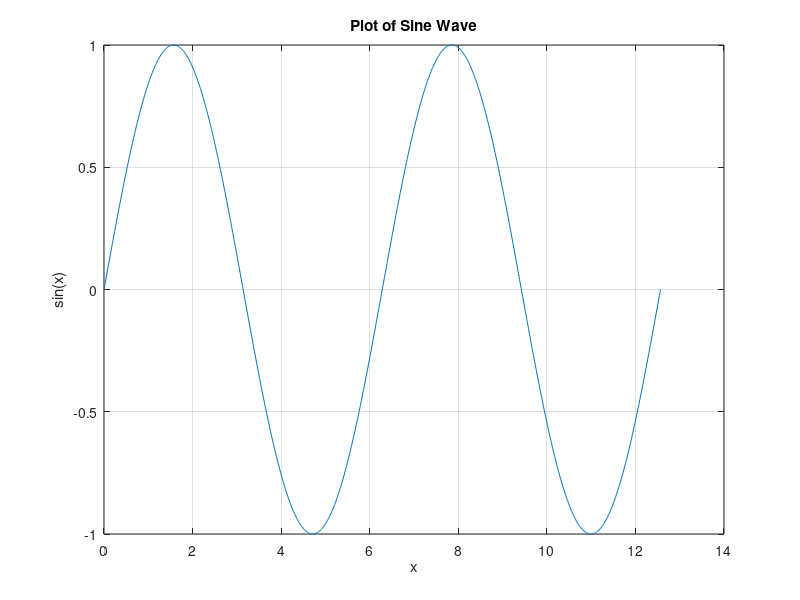

This chart was generated by the following MATLAB code:
% Define the x-axis range
x = linspace(0, 4*pi, 1000);

% Calculate the sine wave values
y = sin(x);

% Plot the sine wave
plot(x, y);

% Add labels and title
xlabel('x');
ylabel('sin(x)');
title('Plot of Sine Wave');

% Add grid for better visualization
grid on;
